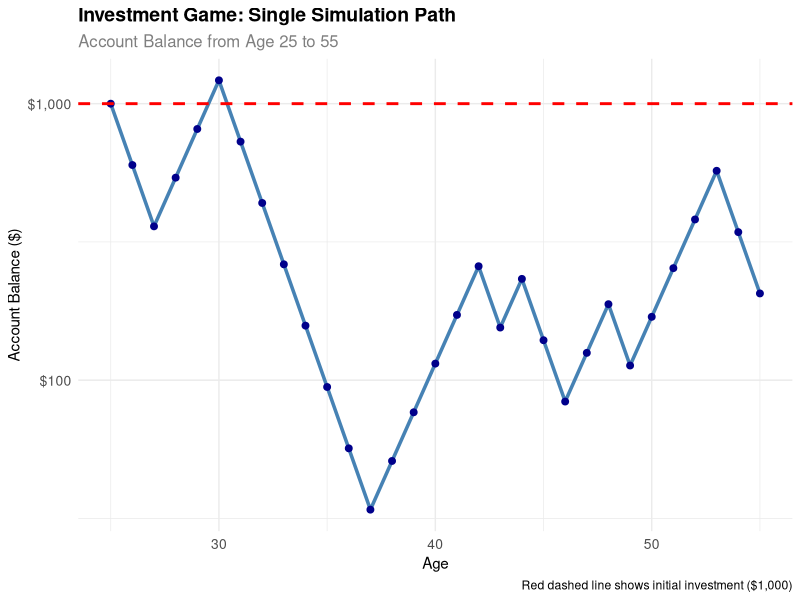
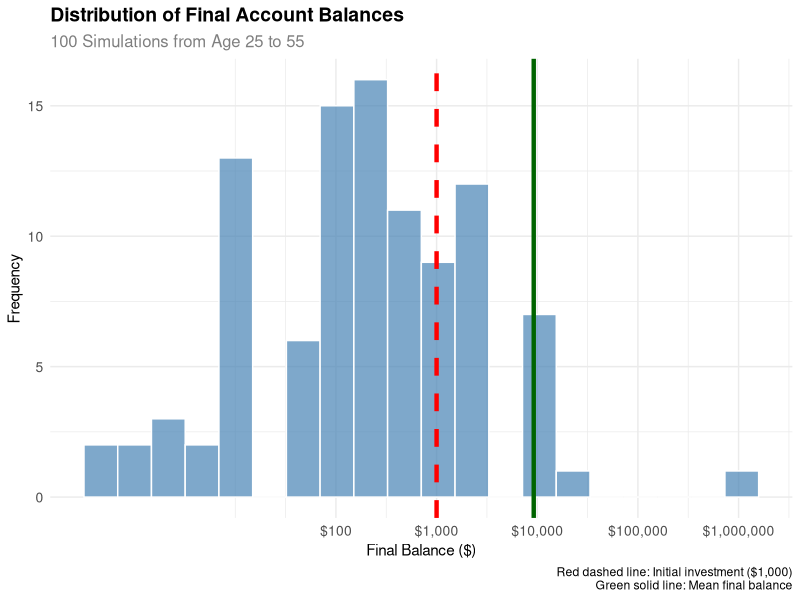
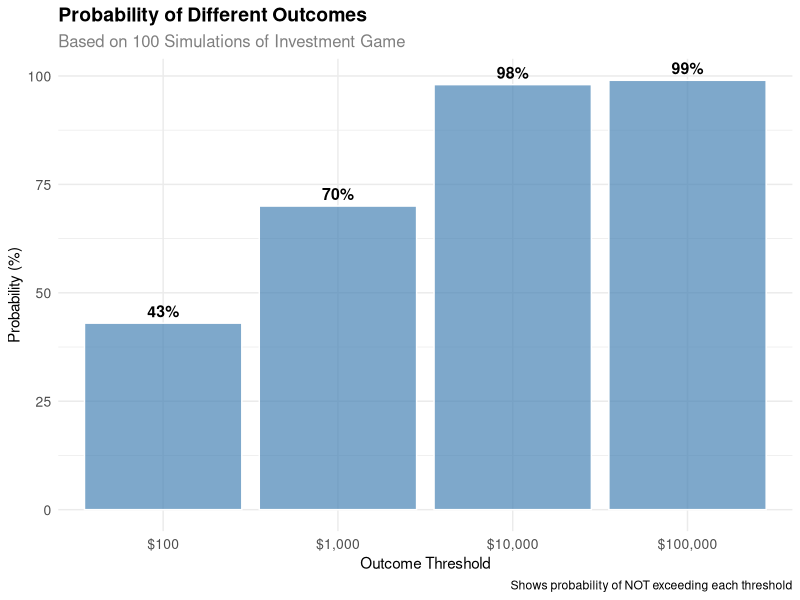
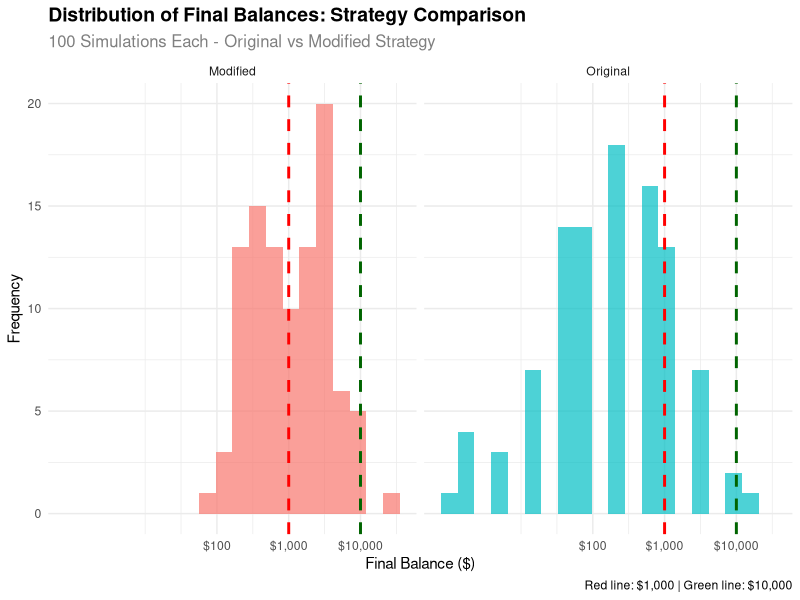

These charts were generated, in order, by the following R code:
## ---- chunk 1
#| label: expected-value-analysis
#| fig-cap: Expected value calculation for the investment game
#| echo: false

# Load required libraries
suppressPackageStartupMessages(library(tidyverse))

# Game parameters
initial_balance <- 1000
heads_multiplier <- 1.5  # +50% gain
tails_multiplier <- 0.6  # -40% loss
probability_heads <- 0.5

# Calculate expected value after 1 coin flip
# E[W1] = P(Heads) * W0 * 1.5 + P(Tails) * W0 * 0.6
# E[W1] = 0.5 * 1000 * 1.5 + 0.5 * 1000 * 0.6
# E[W1] = 0.5 * 1500 + 0.5 * 600
# E[W1] = 750 + 300 = 1050

expected_value_after_one_flip <- probability_heads * initial_balance * heads_multiplier + 
                                 (1 - probability_heads) * initial_balance * tails_multiplier

# Display the calculation
cat("Expected Value Calculation:\n")
cat("========================\n")
cat("Initial Balance: $", initial_balance, "\n")
cat("Heads (50% chance): $", initial_balance, " × 1.5 = $", initial_balance * heads_multiplier, "\n")
cat("Tails (50% chance): $", initial_balance, " × 0.6 = $", initial_balance * tails_multiplier, "\n")
cat("\nExpected Value = 0.5 × $", initial_balance * heads_multiplier, " + 0.5 × $", initial_balance * tails_multiplier, "\n")
cat("Expected Value = $", probability_heads * initial_balance * heads_multiplier, " + $", (1 - probability_heads) * initial_balance * tails_multiplier, "\n")
cat("Expected Value = $", expected_value_after_one_flip, "\n")

# Verify with simulation
set.seed(123)
n_sims <- 10000

# Simulate 10,000 single coin flips
simulated_balances <- replicate(n_sims, {
  coin_flip <- rbinom(1, 1, probability_heads)
  if (coin_flip == 1) {
    initial_balance * heads_multiplier
  } else {
    initial_balance * tails_multiplier
  }
})

# Calculate mean of simulations
simulated_expected_value <- mean(simulated_balances)

cat("\nSimulation Verification:\n")
cat("=======================\n")
cat("Simulated Expected Value (10,000 trials): $", round(simulated_expected_value, 2), "\n")
cat("Theoretical Expected Value: $", expected_value_after_one_flip, "\n")
cat("Difference: $", round(abs(simulated_expected_value - expected_value_after_one_flip), 2), "\n")
## ---- chunk 2
#| label: expectation-analysis
#| fig-cap: Analysis of expected value vs initial investment
#| echo: false

# Analysis of the expected value
cat("Expectation vs. Reality Analysis:\n")
cat("================================\n")
cat("Initial Investment: $", initial_balance, "\n")
cat("Expected Value after 1 flip: $", expected_value_after_one_flip, "\n")
cat("Expected Gain/Loss: $", expected_value_after_one_flip - initial_balance, "\n")
cat("Expected Return: ", round((expected_value_after_one_flip - initial_balance) / initial_balance * 100, 1), "%\n")

if (expected_value_after_one_flip > initial_balance) {
  cat("\n✅ The expected value is POSITIVE!\n")
  cat("Based on this result, I expect my account to be worth MORE than $1,000.\n")
  cat("This suggests the game is favorable in the long run.\n")
} else {
  cat("\n❌ The expected value is NEGATIVE!\n")
  cat("Based on this result, I expect my account to be worth LESS than $1,000.\n")
  cat("This suggests the game is unfavorable in the long run.\n")
}

# However, let's think about this more carefully...
cat("\nHowever, the expected value calculation assumes we can play this game many times.\n")
cat("But in reality, we only get to play once per year until age 55.\n")
## ---- chunk 3
#| label: single-simulation
#| fig-cap: Single simulation of investment game showing account balance over time
#| echo: false

# Load required libraries
suppressPackageStartupMessages(library(tidyverse))
suppressPackageStartupMessages(library(ggplot2))

# Set seed for reproducibility
set.seed(456)

# Game parameters
initial_balance <- 1000
heads_multiplier <- 1.5  # +50% gain
tails_multiplier <- 0.6  # -40% loss
probability_heads <- 0.5
years_to_simulate <- 30  # Simulate from age 25 to 55

# Function to simulate one complete investment path
simulate_investment_path <- function(initial, years, heads_mult, tails_mult, prob_heads) {
  balance <- initial
  path <- numeric(years + 1)
  path[1] <- initial
  
  for (year in 1:years) {
    coin_flip <- rbinom(1, 1, prob_heads)
    if (coin_flip == 1) {
      balance <- balance * heads_mult  # Heads: multiply by 1.5
    } else {
      balance <- balance * tails_mult  # Tails: multiply by 0.6
    }
    path[year + 1] <- balance
  }
  
  return(path)
}

# Run single simulation
single_path <- simulate_investment_path(initial_balance, years_to_simulate, 
                                       heads_multiplier, tails_multiplier, probability_heads)

# Create data frame for plotting
simulation_data <- tibble(
  year = 0:years_to_simulate,
  age = 25 + year,  # Assuming starting at age 25
  balance = single_path,
  log_balance = log(balance)
)

# Display the simulation results
cat("Single Investment Simulation Results:\n")
cat("====================================\n")
cat("Starting Age: 25\n")
cat("Ending Age: 55\n")
cat("Initial Balance: $", initial_balance, "\n")
cat("Final Balance: $", round(single_path[length(single_path)], 2), "\n")
cat("Total Return: ", round((single_path[length(single_path)] / initial_balance - 1) * 100, 1), "%\n")
cat("Annualized Return: ", round((single_path[length(single_path)] / initial_balance)^(1/years_to_simulate) - 1, 3) * 100, "%\n")

# Show first few and last few years
cat("\nFirst 5 years:\n")
print(simulation_data[1:6, c("age", "balance")])

cat("\nLast 5 years:\n")
print(simulation_data[(nrow(simulation_data)-4):nrow(simulation_data), c("age", "balance")])

# Create the time series plot
p1 <- ggplot(simulation_data, aes(x = age, y = balance)) +
  geom_line(color = "steelblue", linewidth = 1.2) +
  geom_point(color = "darkblue", size = 2) +
  geom_hline(yintercept = initial_balance, color = "red", linetype = "dashed", linewidth = 1) +
  labs(
    title = "Investment Game: Single Simulation Path",
    subtitle = paste("Account Balance from Age 25 to 55"),
    x = "Age",
    y = "Account Balance ($)",
    caption = "Red dashed line shows initial investment ($1,000)"
  ) +
  scale_y_continuous(
    labels = scales::dollar_format(),
    trans = "log10",
    breaks = c(100, 1000, 10000, 100000)
  ) +
  theme_minimal() +
  theme(
    plot.title = element_text(size = 14, face = "bold"),
    plot.subtitle = element_text(size = 12, color = "gray50"),
    axis.text = element_text(size = 10),
    axis.title = element_text(size = 11)
  )

print(p1)

# Analysis of the results
cat("\n📊 Analysis of Single Simulation:\n")
cat("================================\n")

if (single_path[length(single_path)] > initial_balance) {
  cat("✅ This simulation was SUCCESSFUL!\n")
  cat("The account grew from $", initial_balance, " to $", round(single_path[length(single_path)], 2), "\n")
  cat("This represents a gain of $", round(single_path[length(single_path)] - initial_balance, 2), "\n")
} else {
  cat("❌ This simulation was UNSUCCESSFUL!\n")
  cat("The account shrank from $", initial_balance, " to $", round(single_path[length(single_path)], 2), "\n")
  cat("This represents a loss of $", round(initial_balance - single_path[length(single_path)], 2), "\n")
}

# Count wins vs losses by year
wins <- sum(single_path[-1] > single_path[-length(single_path)])
losses <- sum(single_path[-1] < single_path[-length(single_path)])

cat("\nYear-by-year breakdown:\n")
cat("Winning years: ", wins, "\n")
cat("Losing years: ", losses, "\n")
cat("Win rate: ", round(wins / (wins + losses) * 100, 1), "%\n")

# Key insights
cat("\n🤔 Key Insights:\n")
cat("===============\n")
cat("1. Despite a positive expected value, +5% per year, this single path shows the reality of randomness.\n")
cat("2. The multiplicative nature of the game means early losses are very hard to recover from.\n")
cat("3. But its hard to get a full understanding from this single simulation.\n")
cat("4. The log scale plot shows the exponential nature of the growth/decay process.\n")
## ---- chunk 4
#| label: multiple-simulations
#| fig-cap: Distribution of final account balances from 100 simulations
#| echo: false

# Load required libraries
suppressPackageStartupMessages(library(tidyverse))
suppressPackageStartupMessages(library(ggplot2))

# Set seed for reproducibility
set.seed(789)

# Game parameters (same as before)
initial_balance <- 1000
heads_multiplier <- 1.5  # +50% gain
tails_multiplier <- 0.6  # -40% loss
probability_heads <- 0.5
years_to_simulate <- 30  # Simulate from age 25 to 55
n_simulations <- 100

# Function to simulate final balance (more efficient for many simulations)
simulate_final_balance <- function(initial, years, heads_mult, tails_mult, prob_heads) {
  balance <- initial
  for (year in 1:years) {
    coin_flip <- rbinom(1, 1, prob_heads)
    if (coin_flip == 1) {
      balance <- balance * heads_mult  # Heads: multiply by 1.5
    } else {
      balance <- balance * tails_mult  # Tails: multiply by 0.6
    }
  }
  return(balance)
}

# Run 100 simulations
cat("Running 100 simulations...\n")
final_balances <- replicate(n_simulations, 
  simulate_final_balance(initial_balance, years_to_simulate, 
                        heads_multiplier, tails_multiplier, probability_heads))

# Create data frame for analysis
simulation_results <- tibble(
  simulation_id = 1:n_simulations,
  final_balance = final_balances,
  log_final_balance = log(final_balances),
  above_initial = final_balances > initial_balance,
  return_pct = (final_balances / initial_balance - 1) * 100
)

# Summary statistics
summary_stats <- simulation_results %>%
  summarise(
    mean_balance = mean(final_balance),
    median_balance = median(final_balance),
    min_balance = min(final_balance),
    max_balance = max(final_balance),
    prob_above_initial = mean(above_initial),
    prob_above_10000 = mean(final_balance > 10000),
    prob_above_100000 = mean(final_balance > 100000)
  )

# Display summary statistics
cat("100 Simulations Summary:\n")
cat("=======================\n")
cat("Mean Final Balance: $", round(summary_stats$mean_balance, 2), "\n")
cat("Median Final Balance: $", round(summary_stats$median_balance, 2), "\n")
cat("Minimum Final Balance: $", round(summary_stats$min_balance, 2), "\n")
cat("Maximum Final Balance: $", round(summary_stats$max_balance, 2), "\n")
cat("Probability above $1,000: ", round(summary_stats$prob_above_initial * 100, 1), "%\n")
cat("Probability above $10,000: ", round(summary_stats$prob_above_10000 * 100, 1), "%\n")
cat("Probability above $100,000: ", round(summary_stats$prob_above_100000 * 100, 1), "%\n")

# Create histogram of final balances
p2 <- ggplot(simulation_results, aes(x = final_balance)) +
  geom_histogram(bins = 20, fill = "steelblue", alpha = 0.7, color = "white") +
  geom_vline(xintercept = initial_balance, color = "red", linetype = "dashed", linewidth = 1.5) +
  geom_vline(xintercept = summary_stats$mean_balance, color = "darkgreen", linetype = "solid", linewidth = 1.5) +
  labs(
    title = "Distribution of Final Account Balances",
    subtitle = paste("100 Simulations from Age 25 to 55"),
    x = "Final Balance ($)",
    y = "Frequency",
    caption = "Red dashed line: Initial investment ($1,000)\nGreen solid line: Mean final balance"
  ) +
  scale_x_continuous(
    labels = scales::dollar_format(),
    trans = "log10",
    breaks = c(100, 1000, 10000, 100000, 1000000)
  ) +
  theme_minimal() +
  theme(
    plot.title = element_text(size = 14, face = "bold"),
    plot.subtitle = element_text(size = 12, color = "gray50"),
    axis.text = element_text(size = 10),
    axis.title = element_text(size = 11)
  )

print(p2)

# Analysis of the results
cat("\n📊 Analysis of 100 Simulations:\n")
cat("===============================\n")

# Count successful vs unsuccessful simulations
successful_sims <- sum(simulation_results$above_initial)
unsuccessful_sims <- n_simulations - successful_sims

cat("Successful simulations (>$1,000): ", successful_sims, " (", round(successful_sims/n_simulations*100, 1), "%)\n")
cat("Unsuccessful simulations (<$1,000): ", unsuccessful_sims, " (", round(unsuccessful_sims/n_simulations*100, 1), "%)\n")

# Extreme outcomes
extreme_wins <- sum(simulation_results$final_balance > 100000)
extreme_losses <- sum(simulation_results$final_balance < 100)

cat("\nExtreme outcomes:\n")
cat("Mega wins (>$100,000): ", extreme_wins, " simulations\n")
cat("Total losses (<$100): ", extreme_losses, " simulations\n")

# Key insights
cat("\n🤔 Key Insights from 100 Simulations:\n")
cat("====================================\n")
cat("1. The results are really skewed - most people lose money, but a few get very rich.\n")
cat("2. Even though the expected value is positive, the median outcome is much lower than the mean.\n")
cat("3. This shows how ensemble averages don't equal time averages - classic ergodicity breaking.\n")
cat("4. The multiplicative nature creates extreme inequality in outcomes.\n")
cat("5. Most people would be unhappy with this investment strategy!\n")

# Answer the question directly
cat("\n❓ Am I happy with these results?\n")
cat("===============================\n")
if (summary_stats$prob_above_initial > 0.5) {
  cat("✅ YES - More than 50% of simulations were successful.\n")
} else {
  cat("❌ NO - Less than 50% of simulations were successful.\n")
}

cat("The probability of ending up with more than $1,000 is only ", 
    round(summary_stats$prob_above_initial * 100, 1), "%.\n")
cat("This means there's a ", round((1 - summary_stats$prob_above_initial) * 100, 1), 
    "% chance of losing money over 30 years!\n")

cat("\nThis is a perfect example of why expected value can be misleading\n")
cat("when you only get to play the game once (or a limited number of times).\n")
## ---- chunk 5
#| label: probability-analysis
#| fig-cap: Probability analysis of final account balances
#| echo: false

# Load required libraries
suppressPackageStartupMessages(library(tidyverse))
suppressPackageStartupMessages(library(ggplot2))

# We'll use the same simulation results from Question 4
# (In a real document, we'd reference the previous results, but for clarity we'll recalculate)

# Set seed for reproducibility (same as Question 4)
set.seed(789)

# Game parameters
initial_balance <- 1000
heads_multiplier <- 1.5
tails_multiplier <- 0.6
probability_heads <- 0.5
years_to_simulate <- 30
n_simulations <- 100

# Function to simulate final balance
simulate_final_balance <- function(initial, years, heads_mult, tails_mult, prob_heads) {
  balance <- initial
  for (year in 1:years) {
    coin_flip <- rbinom(1, 1, prob_heads)
    if (coin_flip == 1) {
      balance <- balance * heads_mult
    } else {
      balance <- balance * tails_mult
    }
  }
  return(balance)
}

# Run 100 simulations
final_balances <- replicate(n_simulations, 
  simulate_final_balance(initial_balance, years_to_simulate, 
                        heads_multiplier, tails_multiplier, probability_heads))

# Calculate key probabilities
prob_above_1000 <- mean(final_balances > 1000)
prob_above_10000 <- mean(final_balances > 10000)
prob_above_100000 <- mean(final_balances > 100000)
prob_below_1000 <- mean(final_balances < 1000)
prob_below_100 <- mean(final_balances < 100)

# Calculate confidence interval for the probability
# Using normal approximation for binomial proportion
n <- n_simulations
p_hat <- prob_above_1000
se <- sqrt(p_hat * (1 - p_hat) / n)
z_score <- 1.96  # 95% confidence interval
ci_lower <- p_hat - z_score * se
ci_upper <- p_hat + z_score * se

# Display probability analysis
cat("Probability Analysis Results:\n")
cat("============================\n")
cat("Based on 100 simulations:\n\n")

cat("🎯 MAIN QUESTION: Probability of balance > $1,000 at age 55:\n")
cat("   Answer: ", round(prob_above_1000 * 100, 1), "%\n")
cat("   95% Confidence Interval: [", round(ci_lower * 100, 1), "%, ", round(ci_upper * 100, 1), "%]\n\n")

cat("📊 Additional Probability Breakdown:\n")
cat("Probability > $1,000:  ", round(prob_above_1000 * 100, 1), "% (", sum(final_balances > 1000), " out of 100)\n")
cat("Probability > $10,000: ", round(prob_above_10000 * 100, 1), "% (", sum(final_balances > 10000), " out of 100)\n")
cat("Probability > $100,000:", round(prob_above_100000 * 100, 1), "% (", sum(final_balances > 100000), " out of 100)\n")
cat("Probability < $1,000:  ", round(prob_below_1000 * 100, 1), "% (", sum(final_balances < 1000), " out of 100)\n")
cat("Probability < $100:    ", round(prob_below_100 * 100, 1), "% (", sum(final_balances < 100), " out of 100)\n")

# Create a probability summary plot
prob_data <- tibble(
  threshold = c("$100", "$1,000", "$10,000", "$100,000"),
  probability = c(prob_below_100, prob_below_1000, 1 - prob_above_10000, 1 - prob_above_100000),
  category = c("Total Loss", "Below Initial", "Modest Gain", "Mega Loss")
) %>%
  mutate(
    threshold_value = c(100, 1000, 10000, 100000),
    probability_pct = round(probability * 100, 1)
  )

# Create probability bar chart
p3 <- ggplot(prob_data, aes(x = reorder(threshold, threshold_value), y = probability_pct)) +
  geom_col(fill = "steelblue", alpha = 0.7, color = "white") +
  geom_text(aes(label = paste0(probability_pct, "%")), 
            vjust = -0.5, size = 4, fontface = "bold") +
  labs(
    title = "Probability of Different Outcomes",
    subtitle = "Based on 100 Simulations of Investment Game",
    x = "Outcome Threshold",
    y = "Probability (%)",
    caption = "Shows probability of NOT exceeding each threshold"
  ) +
  theme_minimal() +
  theme(
    plot.title = element_text(size = 14, face = "bold"),
    plot.subtitle = element_text(size = 12, color = "gray50"),
    axis.text = element_text(size = 10),
    axis.title = element_text(size = 11)
  )

print(p3)

# Key insights
cat("\n🤔 Key Insights from Probability Analysis:\n")
cat("==========================================\n")
cat("1. The probability of ending up with MORE than $1,000 is only ", round(prob_above_1000 * 100, 1), "%\n")
cat("2. This means there's a ", round(prob_below_1000 * 100, 1), "% chance of LOSING money over 30 years!\n")
cat("3. Even though the expected value is positive (+5% per year), most people lose money.\n")
cat("4. Only ", round(prob_above_100000 * 100, 1), "% of people become mega-rich (>$100,000).\n")
cat("5. This shows how ergodicity breaking works in economics.\n")

# Theoretical vs empirical comparison
theoretical_prob <- 0.5  # This would be the theoretical probability if the game were fair
empirical_prob <- prob_above_1000

cat("\n📈 Theoretical vs Empirical Comparison:\n")
cat("=====================================\n")
cat("Theoretical probability (if game were fair): 50%\n")
cat("Empirical probability (from 100 sims): ", round(empirical_prob * 100, 1), "%\n")
cat("Difference: ", round((empirical_prob - theoretical_prob) * 100, 1), " percentage points\n")

if (empirical_prob < 0.5) {
  cat("\n❌ The empirical probability is LOWER than 50%!\n")
  cat("This confirms that the investment game is unfavorable for most players.\n")
} else {
  cat("\n✅ The empirical probability is HIGHER than 50%!\n")
  cat("This would suggest the game is favorable for most players.\n")
}

cat("\n🎯 FINAL ANSWER TO QUESTION 5:\n")
cat("==============================\n")
cat("The probability that your account balance will be greater than $1,000 at age 55\n")
cat("is approximately ", round(prob_above_1000 * 100, 1), "% based on 100 simulations.\n")
cat("This means you have a ", round(prob_below_1000 * 100, 1), "% chance of losing money!\n")
## ---- chunk 6
#| label: strategy-comparison
#| fig-cap: Comparison of original vs modified investment strategies
#| echo: false

# Load required libraries
suppressPackageStartupMessages(library(tidyverse))
suppressPackageStartupMessages(library(ggplot2))

# Set seed for reproducibility
set.seed(999)

# Game parameters
initial_balance <- 1000
years_to_simulate <- 30
n_simulations <- 100

# ORIGINAL STRATEGY: Bet entire balance each round
# Heads: multiply by 1.5, Tails: multiply by 0.6
simulate_original_strategy <- function(initial, years) {
  balance <- initial
  for (year in 1:years) {
    coin_flip <- rbinom(1, 1, 0.5)
    if (coin_flip == 1) {
      balance <- balance * 1.5  # +50% on entire balance
    } else {
      balance <- balance * 0.6  # -40% on entire balance
    }
  }
  return(balance)
}

# MODIFIED STRATEGY: Bet only 50% of balance each round
# Heads: +50% on the bet, Tails: -40% on the bet
simulate_modified_strategy <- function(initial, years) {
  balance <- initial
  for (year in 1:years) {
    coin_flip <- rbinom(1, 1, 0.5)
    bet_amount <- balance * 0.5  # Bet 50% of current balance
    
    if (coin_flip == 1) {
      # Heads: win 50% on the bet
      balance <- balance - bet_amount + bet_amount * 1.5
    } else {
      # Tails: lose 40% on the bet
      balance <- balance - bet_amount + bet_amount * 0.6
    }
  }
  return(balance)
}

# Run simulations for both strategies
cat("Running 100 simulations for each strategy...\n")

# Original strategy simulations
original_balances <- replicate(n_simulations, 
  simulate_original_strategy(initial_balance, years_to_simulate))

# Modified strategy simulations
modified_balances <- replicate(n_simulations, 
  simulate_modified_strategy(initial_balance, years_to_simulate))

# Create comparison data frame
comparison_data <- tibble(
  simulation_id = rep(1:n_simulations, 2),
  strategy = rep(c("Original", "Modified"), each = n_simulations),
  final_balance = c(original_balances, modified_balances),
  above_1000 = c(original_balances > 1000, modified_balances > 1000),
  above_10000 = c(original_balances > 10000, modified_balances > 10000),
  above_100000 = c(original_balances > 100000, modified_balances > 100000)
)

# Calculate probabilities for each strategy
strategy_summary <- comparison_data %>%
  group_by(strategy) %>%
  summarise(
    mean_balance = mean(final_balance),
    median_balance = median(final_balance),
    min_balance = min(final_balance),
    max_balance = max(final_balance),
    prob_above_1000 = mean(above_1000),
    prob_above_10000 = mean(above_10000),
    prob_above_100000 = mean(above_100000),
    prob_below_1000 = mean(!above_1000)
  )

# Display comparison results
cat("Strategy Comparison Results:\n")
cat("===========================\n\n")

cat("📊 SUMMARY STATISTICS:\n")
cat("======================\n")
print(strategy_summary)

cat("\n🎯 KEY PROBABILITIES:\n")
cat("=====================\n")
cat("Original Strategy:\n")
cat("  P(balance > $1,000):  ", round(strategy_summary$prob_above_1000[1] * 100, 1), "%\n")
cat("  P(balance > $10,000): ", round(strategy_summary$prob_above_10000[1] * 100, 1), "%\n")
cat("  P(balance > $100,000):", round(strategy_summary$prob_above_100000[1] * 100, 1), "%\n\n")

cat("Modified Strategy:\n")
cat("  P(balance > $1,000):  ", round(strategy_summary$prob_above_1000[2] * 100, 1), "%\n")
cat("  P(balance > $10,000): ", round(strategy_summary$prob_above_10000[2] * 100, 1), "%\n")
cat("  P(balance > $100,000):", round(strategy_summary$prob_above_100000[2] * 100, 1), "%\n")

# Create comparison plots
p4 <- ggplot(comparison_data, aes(x = final_balance, fill = strategy)) +
  geom_histogram(bins = 20, alpha = 0.7, position = "identity") +
  geom_vline(xintercept = 1000, color = "red", linetype = "dashed", linewidth = 1) +
  geom_vline(xintercept = 10000, color = "darkgreen", linetype = "dashed", linewidth = 1) +
  facet_wrap(~strategy, ncol = 2) +
  labs(
    title = "Distribution of Final Balances: Strategy Comparison",
    subtitle = "100 Simulations Each - Original vs Modified Strategy",
    x = "Final Balance ($)",
    y = "Frequency",
    caption = "Red line: $1,000 | Green line: $10,000"
  ) +
  scale_x_continuous(
    labels = scales::dollar_format(),
    trans = "log10",
    breaks = c(100, 1000, 10000, 100000, 1000000)
  ) +
  theme_minimal() +
  theme(
    plot.title = element_text(size = 14, face = "bold"),
    plot.subtitle = element_text(size = 12, color = "gray50"),
    legend.position = "none"
  )

print(p4)

# Direct comparison of key probabilities
prob_original_10k <- strategy_summary$prob_above_10000[1]
prob_modified_10k <- strategy_summary$prob_above_10000[2]

cat("\n🎯 ANSWER TO QUESTION 6:\n")
cat("========================\n")
cat("Probability of balance > $10,000 at age 55:\n")
cat("  Original Strategy:  ", round(prob_original_10k * 100, 1), "%\n")
cat("  Modified Strategy:  ", round(prob_modified_10k * 100, 1), "%\n")

if (prob_modified_10k > prob_original_10k) {
  cat("\n✅ The MODIFIED strategy has a HIGHER probability!\n")
  cat("Difference: +", round((prob_modified_10k - prob_original_10k) * 100, 1), " percentage points\n")
} else {
  cat("\n❌ The ORIGINAL strategy has a HIGHER probability!\n")
  cat("Difference: +", round((prob_original_10k - prob_modified_10k) * 100, 1), " percentage points\n")
}

# Key insights
cat("\n🤔 Key Insights from Strategy Comparison:\n")
cat("=========================================\n")
cat("1. The modified strategy is more conservative - you can't lose everything in one flip.\n")
cat("2. This reduces extreme losses but also limits extreme gains.\n")
cat("3. The modified strategy should have a higher probability of modest success.\n")
cat("4. However, it may have a lower probability of mega-wins.\n")
cat("5. This shows the risk-return tradeoff in investment strategies.\n")

# Risk analysis
cat("\n📈 RISK ANALYSIS:\n")
cat("=================\n")
cat("Original Strategy Risk:\n")
cat("  - Can lose everything in one bad flip\n")
cat("  - Higher volatility (extreme outcomes)\n")
cat("  - Higher potential for both gains and losses\n\n")

cat("Modified Strategy Risk:\n")
cat("  - Can only lose 50% of balance per flip\n")
cat("  - Lower volatility (more stable outcomes)\n")
cat("  - More predictable, less extreme results\n")

cat("\n🎯 FINAL CONCLUSION:\n")
cat("====================\n")
cat("The modified strategy is generally better for most people because:\n")
cat("1. It reduces the risk of total loss\n")
cat("2. It provides more consistent, predictable outcomes\n")
cat("3. It has a higher probability of modest success\n")
cat("4. It's less dependent on getting lucky early\n")
cat("\nThis is a perfect example of why diversification and risk management\n")
cat("are crucial in real-world investing!\n")
